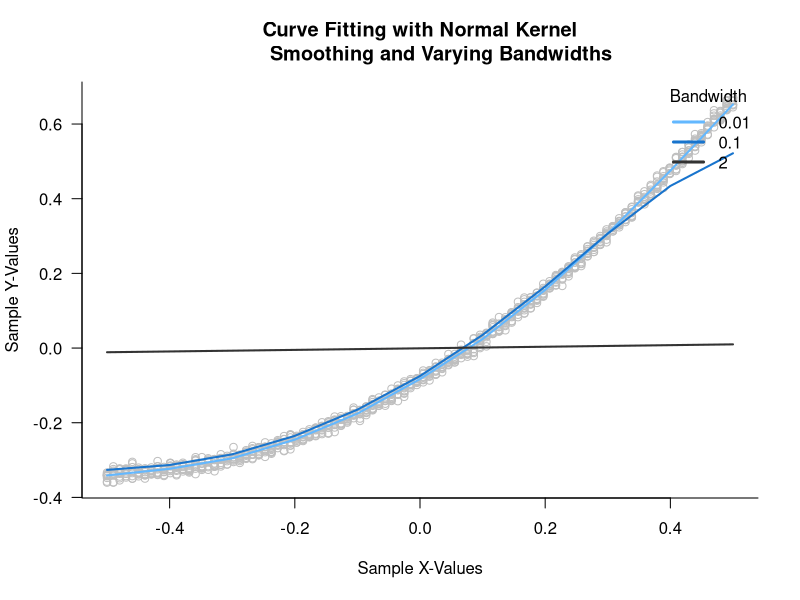
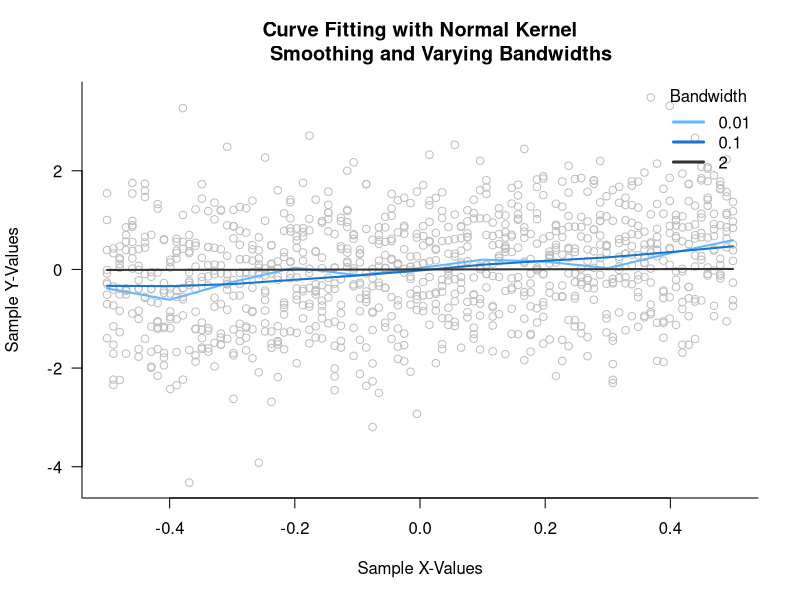
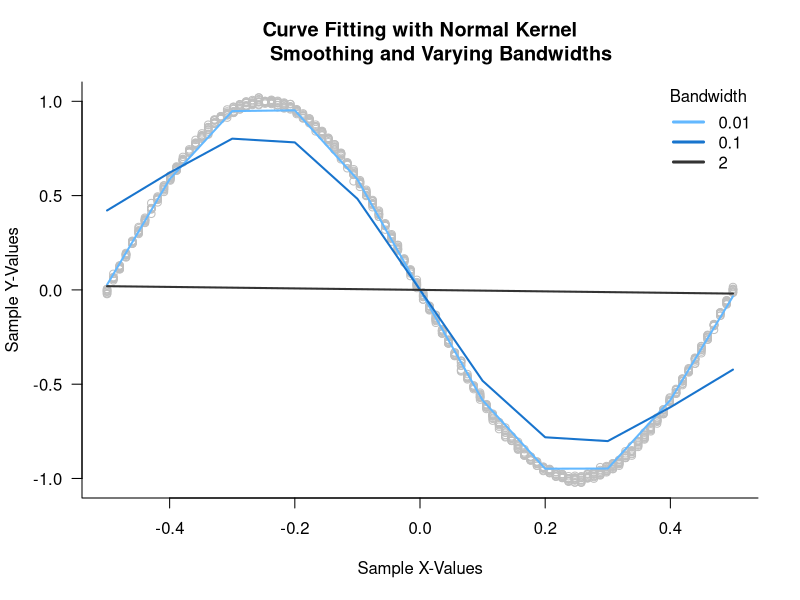
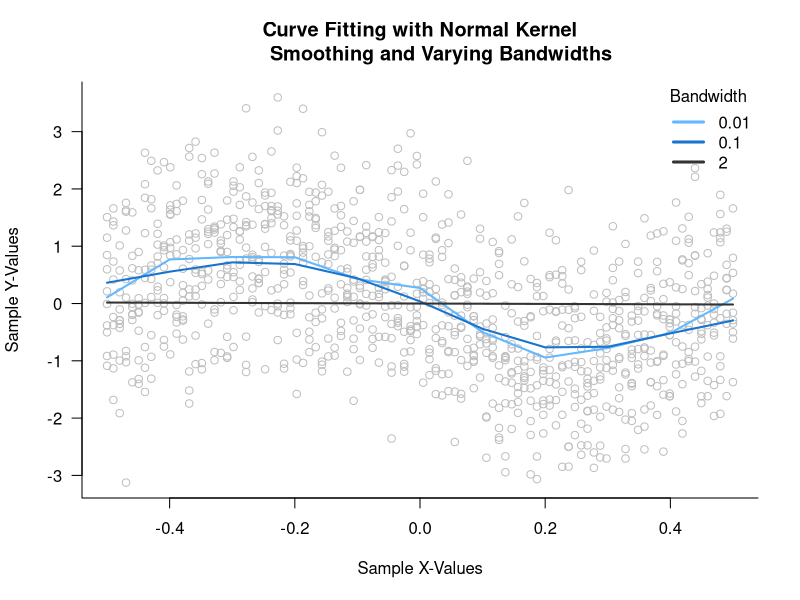
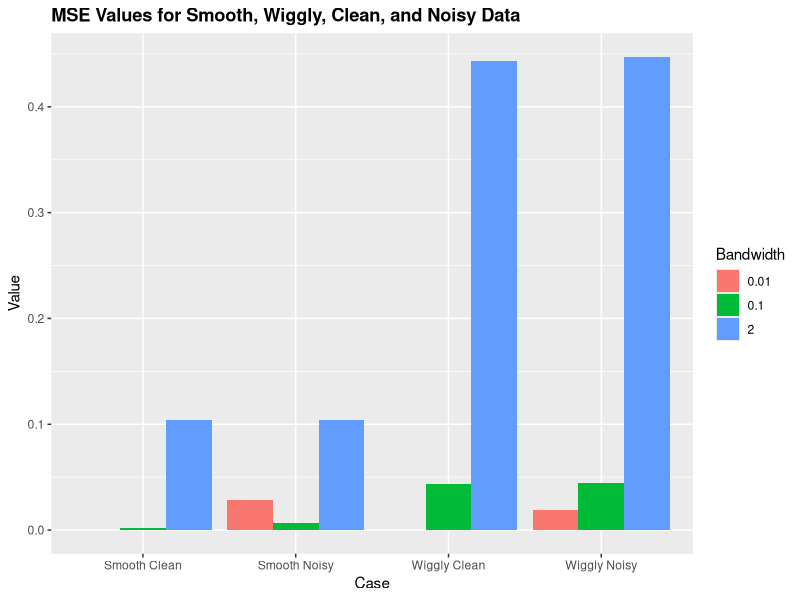

These charts were generated, in order, by the following R code:
# Stat Mod 2 - Exercises 2 - Smoothing (p.4)
# 
# Performs curve fitting and calculates MSE of estimated density functions.
# Original data function and the kernel smoother are hard-coded in functions
# "GeneratePairs", "WeightFunction", and "ComputeMSE".
#
# Author: Maurice Diesendruck
# Last updated: 2015-02-17
library(ggplot2)
library(reshape)

Main <- function() {
  # Performs curve fitting and smoothing for four different training data sets,
  # each with three different bandwidths; and plots their mean squared errors.
  #
  # Args:
  #   NA
  #
  # Returns:
  #   NA
  fitted.curves1 <- FitCurves(1000, c(0.01, 0.1, 2), GenerateSmoothClean)
  mses1 <- ComputeMSE(fitted.curves1, flag="Smooth")
  
  fitted.curves2 <- FitCurves(1000, c(0.01, 0.1, 2), GenerateSmoothNoisy)
  mses2 <- ComputeMSE(fitted.curves2, flag="Smooth")
  
  fitted.curves3 <- FitCurves(1000, c(0.01, 0.1, 2), GenerateWigglyClean)
  mses3 <- ComputeMSE(fitted.curves3, flag="Wiggly")
  
  fitted.curves4 <- FitCurves(1000, c(0.01, 0.1, 2), GenerateWigglyNoisy)
  mses4 <- ComputeMSE(fitted.curves4, flag="Wiggly")
  
  # Plot results.
  d1 <- cbind(rep("Smooth Clean",3), c("0.01","0.1","2"), mses1)
  d2 <- cbind(rep("Smooth Noisy",3), c("0.01","0.1","2"), mses2)
  d3 <- cbind(rep("Wiggly Clean",3), c("0.01","0.1","2"), mses3)
  d4 <- cbind(rep("Wiggly Noisy",3), c("0.01","0.1","2"), mses4)
  df1 <- data.frame(rbind(d1, d2, d3, d4), stringsAsFactors=FALSE)
  names(df1) <- c("Case","Bandwidth","Value")
  df1[,3] <- sapply(df1[,3], as.numeric)
  ggplot(data=df1, aes(x=Case, y=Value, fill=Bandwidth, order=Bandwidth)) + 
    geom_bar(stat="identity", position=position_dodge()) +
    ggtitle("MSE Values for Smooth, Wiggly, Clean, and Noisy Data") + 
    theme(plot.title = element_text(lineheight=.8, face="bold"))
}

GenerateSmoothClean <- function(n) {
  # Takes set of non-linear X's, applies a function, and adds noise.
  #
  # Args:
  #   n: Number of pairs to be generated.
  #
  # Returns:
  #   data: List, with mean-subtracted pairs of inputs X and outputs Y, and
  #     with vector of means.
  x.input <- seq(0, 1, length=100)
  errors <- rnorm(n, 0, 0.01)
  y.output <- x.input^2 + errors
  
  # Subract out means.
  ms.input <- x.input - mean(x.input)
  ms.output <- y.output - mean(y.output)
  
  ms.pairs <- cbind(ms.output, ms.input)
  pairs <- cbind(y.output, x.input)
  data <- list(ms.pairs, c(mean(x.input), mean(y.output)), pairs)
  return (data)
}
GenerateSmoothNoisy <- function(n) {
  # Takes set of non-linear X's, applies a function, and adds noise.
  #
  # Args:
  #   n: Number of pairs to be generated.
  #
  # Returns:
  #   data: List, with mean-subtracted pairs of inputs X and outputs Y, and
  #     with vector of means.
  x.input <- seq(0, 1, length=100)
  errors <- rnorm(n, 0, 1)
  y.output <- x.input^2 + errors
  
  # Subract out means.
  ms.input <- x.input - mean(x.input)
  ms.output <- y.output - mean(y.output)
  
  ms.pairs <- cbind(ms.output, ms.input)
  pairs <- cbind(y.output, x.input)
  data <- list(ms.pairs, c(mean(x.input), mean(y.output)), pairs)
  return (data)
}
GenerateWigglyClean <- function(n) {
  # Takes set of non-linear X's, applies a function, and adds noise.
  #
  # Args:
  #   n: Number of pairs to be generated.
  #
  # Returns:
  #   data: List, with mean-subtracted pairs of inputs X and outputs Y, and
  #     with vector of means.
  x.input <- seq(0, 1, length=100)
  errors <- rnorm(n, 0, 0.01)
  y.output <- sin(2*pi*x.input) + errors
  
  # Subract out means.
  ms.input <- x.input - mean(x.input)
  ms.output <- y.output - mean(y.output)
  
  ms.pairs <- cbind(ms.output, ms.input)
  pairs <- cbind(y.output, x.input)
  data <- list(ms.pairs, c(mean(x.input), mean(y.output)), pairs)
  return (data)
}
GenerateWigglyNoisy <- function(n) {
  # Takes set of non-linear X's, applies a function, and adds noise.
  #
  # Args:
  #   n: Number of pairs to be generated.
  #
  # Returns:
  #   data: List, with mean-subtracted pairs of inputs X and outputs Y, and
  #     with vector of means.
  x.input <- seq(0, 1, length=100)
  errors <- rnorm(n, 0, 1)
  y.output <- sin(2*pi*x.input) + errors
  
  # Subract out means.
  ms.input <- x.input - mean(x.input)
  ms.output <- y.output - mean(y.output)
  
  ms.pairs <- cbind(ms.output, ms.input)
  pairs <- cbind(y.output, x.input)
  data <- list(ms.pairs, c(mean(x.input), mean(y.output)), pairs)
  return (data)
}

FitCurves <- function(sample.size, bandwidths, GenerateX) {
  # Wraps curve fitting steps into one, and allows choice of three bandwidths.
  #
  # Args:
  #   sample.size: Scalar number that determines size of sample.
  #   bandwidths: Vector of three bandwidths.\
  #
  # Returns:
  #   fitted.curves: List of X-values, three sets of predicted Y's based on
  #     different bandwidths, and means for original Xs and Ys.
  # Generate new pairs of original data.
  data <- GenerateX(sample.size)
  pairs <- data[[1]]
  par(bty="l",las=1)
  plot(pairs[,2], pairs[,1], col="gray", xlab="Sample X-Values",
       ylab="Sample Y-Values", main="Curve Fitting with Normal Kernel
       Smoothing and Varying Bandwidths")
  
  # Predict output on test set "x" and plot. (Here, "x" is a uniformly 
  # distributed set of inputs on the range of the training set, designed to
  # show the full density of the estimation.)
  x <- seq(min(pairs[,2]), max(pairs[,2]), .1)
  output1 <- PredictOutput(pairs, x, bandwidths[1])
  output2 <- PredictOutput(pairs, x, bandwidths[2])
  output3 <- PredictOutput(pairs, x, bandwidths[3])
  lines(x, output1, col="steelblue1", lwd="2")
  lines(x, output2, col="dodgerblue3", lwd="2")
  lines(x, output3, col="grey20", lwd="2")
  legend("topright", title="Bandwidth", legend=bandwidths, bty="n",
         lty=c(1,1),lwd=c(3,3), col=c("steelblue1","dodgerblue3","grey20"))
  
  fitted.curves <- list(x, output1, output2, output3, data[[2]])
  return (fitted.curves)
}

PredictOutput <- function(pairs, x.star, bandwidth) {
  # Predicts output y.star for given x.star, based on pairs of data and
  # a weight function. Specifically, doing sum(weight.i*y.i), where each weight
  # comes from a weight function, which here is dnorm(mean=0,sd=1).
  #
  # Args:
  #   pairs: The pairs of X's and corresponding Y's, i.e. the data.
  #   x.star: This is the point of interest, whose probability under the
  #     density you want to find.
  #   bandwidth: A neighborhood around the requested x.star, used to average 
  #     the area under the smoother function.
  #
  # Returns:
  #   output: The predicted value for the function of interest, at x.star.
  output <- 0
  weight.sum <- 0
  len <- length(pairs[,2])
  for (i in 1:len) {
    x.i <- pairs[i,2]
    y.i <- pairs[i,1]
    weight.i <- dnorm((x.i-x.star)/bandwidth)
    weight.sum <- weight.sum + weight.i
    output.i <- weight.i*y.i
    output <- output + output.i
  }
  # Normalize weights by dividing by weight sum.
  output <- output/weight.sum
  return (output)
}


ComputeMSE <- function(fitted.curves, flag) {
  # Compares the predictions (based on the training set), to the true function
  # values (from the relationship y=x^2). Predictions are mean-subtracted, so
  # true function values (both X and Y) must be adjusted before comparison.
  # 
  # Args:
  #   fitted.curves: List of X-values, and three sets of predicted Y's based on
  #     different bandwidths.
  #
  # Returns:
  #   mses: Vector of mean squared error values for each of three functions.
  x.values <- fitted.curves[[1]]
  y.predictions <- list(fitted.curves[[2]],
                        fitted.curves[[3]],
                        fitted.curves[[4]])
  x.mean <- fitted.curves[[5]][1]
  y.mean <- fitted.curves[[5]][2]
  num.xvalues <- length(x.values)
  num.ypredictions <- length(y.predictions)
  mses <- c()
  
  # Compute sum of squared errors for all y prediction functions.
  for (i in 1:num.ypredictions) {
    sum.sq.err.i <- 0
    pred.func.i <- y.predictions[[i]]
    
    # For given function, compute squared errors, and add to sum.
    for (j in 1:num.xvalues) {
      # Mean of Y is added back to predicted, mean-subtracted Y outputs.
      predicted.value <- pred.func.i[j]+y.mean
      # Mean of X is added back to original mean-subtracted X inputs.
      if (flag == "Smooth") {
        expected.value <- (x.values[j]+x.mean)^2
        sq.err <- (predicted.value - expected.value)^2
      } else if (flag == "Wiggly") {
        expected.value <- sin(2*pi*(x.values[j]+x.mean))
        sq.err <- (predicted.value - expected.value)^2
      } else {
        print("Didn't find correct flag in ComputeMSE.")
        quit(save="default")
      }
      sum.sq.err.i <- sum.sq.err.i + sq.err
    }
    
    mse.element <- (1/num.xvalues)*sum.sq.err.i
    mses <- c(mses, mse.element)
  }
  
  return (mses)
}

Main()
